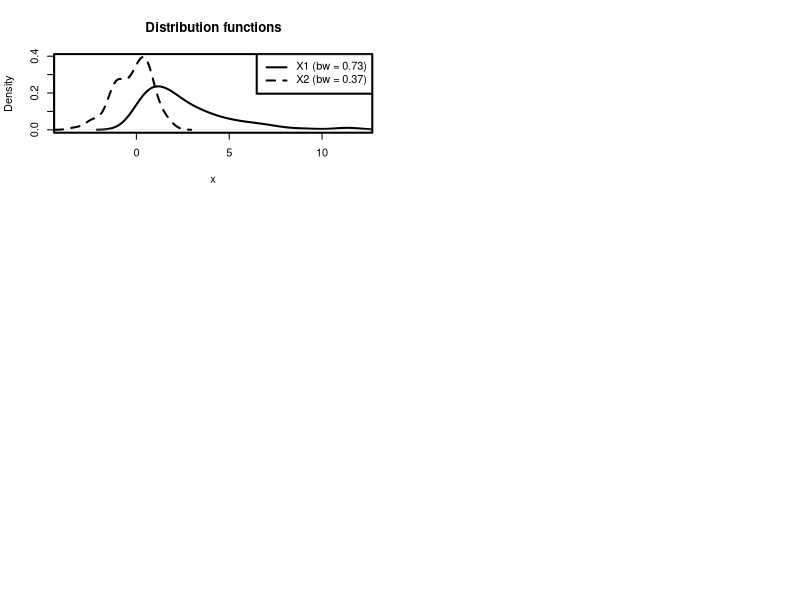

Source code (R): (Note: this script raises an error after producing the figure.)
## The examples showcase all available graphs

X1 <- rchisq(100, 2.5)
X2 <- rnorm(100, 0, 1)

# \donttest{
p <- par(lwd=2, mfrow=c(3,2))

# Intro
xlim <- c(min(X1, X2) - 0.5, max(X1, X2) + 0.5)
D1 <- density(X1)
D2 <- density(X2)
ylim <- c(min(D1$y, D2$y), max(D1$y, D2$y))
plot(D1, xlim=xlim, ylim=ylim, main="Distribution functions", xlab="x")
lines(D2, lty="dashed")
legend("topright", c(eval(substitute(expression(paste("X1 (bw = ", a, ")")),
                                     list(a = round(D1$bw, 2)))),
                     eval(substitute(expression(paste("X2 (bw = ", a, ")")),
                                     list(a = round(D2$bw, 2))))),
       lty=c("solid", "dashed"))

# CDF differences
EL.plot("fdiff", X1, X2, main="F difference", conf.level=0.95)
tt <- seq(max(c(min(X1), min(X2))), min(c(max(X1), max(X2))), length=30)
ee <- ecdf(X2)(tt) - ecdf(X1)(tt)
points(tt, ee)

# Quantile differences
EL.plot("qdiff", X1, X2, main="Quantile difference", conf.level = 0.95)
tt <- seq(0.01, 0.99, length=30)
ee <- quantile(X2, tt) - quantile(X1, tt)
points(tt, ee)

# Q-Q plot
EL.plot("qq", X1, X2, main="Q-Q plot", conf.level=0.95)
tt <- seq(min(X2), max(X2), length=30)
ee <- quantile(X1, ecdf(X2)(tt))
points(tt, ee)

# P-P plot
EL.plot("pp", X1, X2, main="P-P plot", conf.level=0.95, ylim=c(0,1))
tt <- seq(0.01, 0.99, length=30)
ee <- ecdf(X1)(quantile(X2, tt))
points(tt, ee)


# ROC curve
EL.plot("roc", X1, X2, main="ROC curve", conf.level=0.95, ylim=c(0,1))
tt <- seq(0.01, 0.99, length=30)
ee <- 1- ecdf(X1)(quantile(X2, 1-tt))
points(tt, ee)

par(p)
# }




